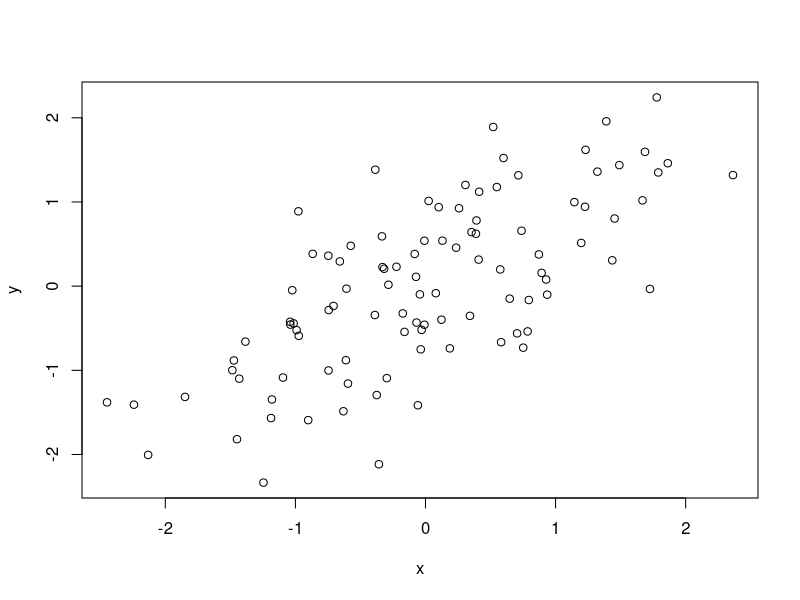

R code for this plot:
# -------------------------------------------
# Example script 
# Workshop: Git for Psychological Research
# -------------------------------------------

# To demonstrate how to use version control, we will compute a correlation 
# coefficient using simulated data


# 0.) install and load packages

# uncomment the following line if you haven't installed the MASS package
# install.packages(MASS) 
library("MASS")


# 1.) simulate data

samples = 100 # number of samples to draw
r = 0.70 # pre-specified correlation coefficient

data = mvrnorm(n=samples, mu=c(0, 0), # draw # of samples from multivar norm distribution
               Sigma=matrix(c(1, r, r, 1), nrow=2), # specifiy correlation matrix
               empirical=TRUE) 

x = data[, 1]  # standard normal (mu=0, sd=1)
y = data[, 2]  # standard normal (mu=0, sd=1)


# 2.) calculate correlation coefficient

cor(x, y)


# 3.) plot data

plot(x,y)


# 4.) another fancy analysis


